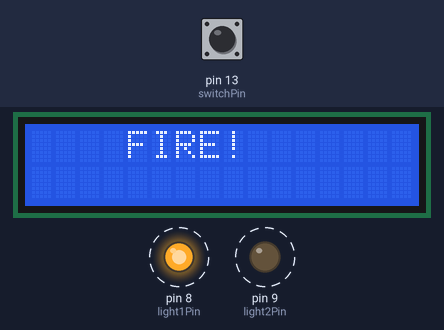
This sketch was run on a simulated Arduino Uno, built with avr-gcc and run on an emulated ATmega328P. On the bench: 16×2 character LCD, output pins drawn as LEDs (lit = HIGH). Dashed ring = blinking. Inputs (shaded band) come from the test bench; at power-on: pin 13 (switchPin) HIGH.

Above: at 1.2 s.
1.3 s: pin 13 (switchPin) pulled LOW for 3 s
At 1.45 s:
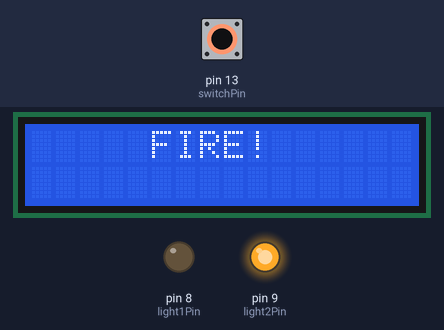
At 4.26 s:
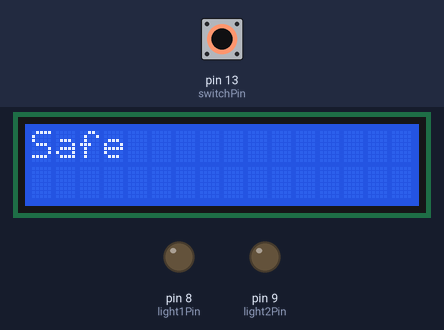
Timing chart, 0 to 12.3 s (numbered marks = the images above; inputs shaded):
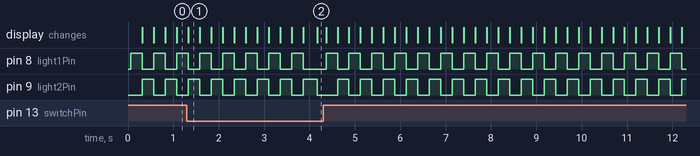

Measured:
- after the input at 1.3 s, the display: first differs from a run without the input after 2.9 s (image 2)

The sketch:

FireAlarm.ino
```cpp
#include <LiquidCrystal.h>
LiquidCrystal lcd(12, 11, 5, 4, 3, 2);

int fireSwitch = 0;
int scroll = 0;
const int switchPin = 13;
const int light1Pin = 8;
const int light2Pin = 9;

void setup() {
  // put your setup code here, to run once:
  pinMode(switchPin, INPUT);
  pinMode(light1Pin, OUTPUT);
  pinMode(light2Pin, OUTPUT);

  digitalWrite(light1Pin, LOW);
  digitalWrite(light2Pin, LOW);

  lcd.begin(16, 2);
  lcd.print("Safe");

}

void loop() {
  fireSwitch = digitalRead(switchPin);

  if(fireSwitch == LOW){
    lcd.begin(16, 2);
    lcd.print("Safe");
    digitalWrite(light1Pin, LOW);
    digitalWrite(light2Pin, LOW);
  }

  else{

    for(int scroll = 0; scroll<16; scroll++){
      lcd.clear();
      lcd.setCursor(scroll, 0);
      lcd.print("FIRE!");
      if(scroll % 2){
        digitalWrite(light1Pin, LOW);
        digitalWrite(light2Pin, HIGH);
      }
      else{
        digitalWrite(light1Pin, HIGH);
        digitalWrite(light2Pin, LOW);
     }
     delay(250);
    }
  }
 }
```
